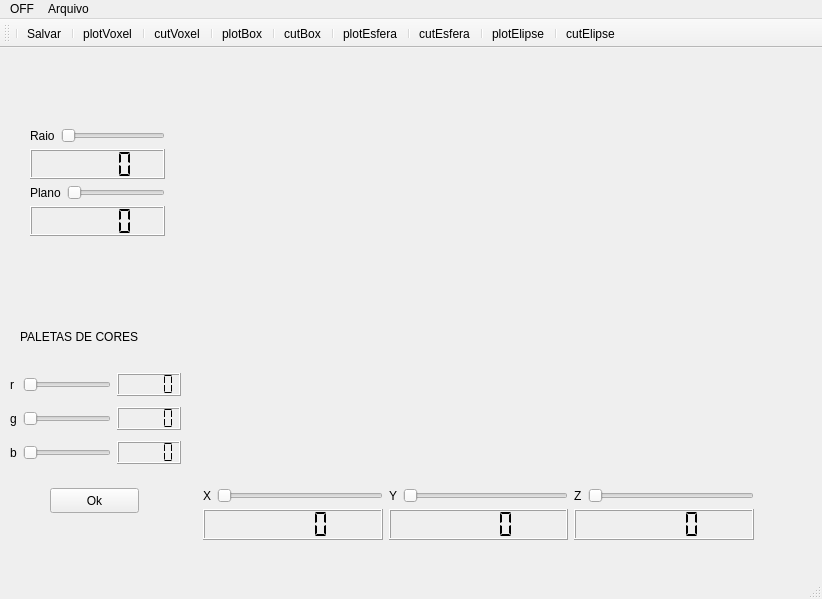
<?xml version="1.0" encoding="UTF-8"?>
<ui version="4.0">
 <class>MainWindow</class>
 <widget class="QMainWindow" name="MainWindow">
  <property name="geometry">
   <rect>
    <x>0</x>
    <y>0</y>
    <width>822</width>
    <height>599</height>
   </rect>
  </property>
  <property name="windowTitle">
   <string>MainWindow</string>
  </property>
  <widget class="QWidget" name="centralwidget">
   <widget class="QLabel" name="label_4">
    <property name="geometry">
     <rect>
      <x>20</x>
      <y>280</y>
      <width>134</width>
      <height>17</height>
     </rect>
    </property>
    <property name="text">
     <string>PALETAS DE CORES</string>
    </property>
   </widget>
   <widget class="Plotter" name="widgetTela" native="true">
    <property name="geometry">
     <rect>
      <x>200</x>
      <y>80</y>
      <width>551</width>
      <height>351</height>
     </rect>
    </property>
   </widget>
   <widget class="QWidget" name="layoutWidget">
    <property name="geometry">
     <rect>
      <x>10</x>
      <y>320</y>
      <width>171</width>
      <height>104</height>
     </rect>
    </property>
    <layout class="QGridLayout" name="gridLayout">
     <item row="1" column="1">
      <widget class="QSlider" name="horizontalSlider_G">
       <property name="maximum">
        <number>255</number>
       </property>
       <property name="orientation">
        <enum>Qt::Horizontal</enum>
       </property>
      </widget>
     </item>
     <item row="2" column="1">
      <widget class="QSlider" name="horizontalSlider_B">
       <property name="maximum">
        <number>255</number>
       </property>
       <property name="orientation">
        <enum>Qt::Horizontal</enum>
       </property>
      </widget>
     </item>
     <item row="0" column="2">
      <widget class="QLCDNumber" name="lcdNumber_5">
       <property name="segmentStyle">
        <enum>QLCDNumber::Flat</enum>
       </property>
      </widget>
     </item>
     <item row="1" column="2">
      <widget class="QLCDNumber" name="lcdNumber_6">
       <property name="segmentStyle">
        <enum>QLCDNumber::Flat</enum>
       </property>
      </widget>
     </item>
     <item row="0" column="0">
      <widget class="QLabel" name="label_6">
       <property name="text">
        <string>r</string>
       </property>
      </widget>
     </item>
     <item row="2" column="2">
      <widget class="QLCDNumber" name="lcdNumber_4">
       <property name="segmentStyle">
        <enum>QLCDNumber::Flat</enum>
       </property>
      </widget>
     </item>
     <item row="2" column="0">
      <widget class="QLabel" name="label_5">
       <property name="text">
        <string>b</string>
       </property>
      </widget>
     </item>
     <item row="1" column="0">
      <widget class="QLabel" name="label_7">
       <property name="text">
        <string>g</string>
       </property>
      </widget>
     </item>
     <item row="0" column="1">
      <widget class="QSlider" name="horizontalSlider_R">
       <property name="maximum">
        <number>255</number>
       </property>
       <property name="orientation">
        <enum>Qt::Horizontal</enum>
       </property>
      </widget>
     </item>
    </layout>
   </widget>
   <widget class="QWidget" name="layoutWidget">
    <property name="geometry">
     <rect>
      <x>30</x>
      <y>80</y>
      <width>135</width>
      <height>108</height>
     </rect>
    </property>
    <layout class="QVBoxLayout" name="verticalLayout_5">
     <item>
      <layout class="QVBoxLayout" name="verticalLayout_3">
       <item>
        <layout class="QHBoxLayout" name="horizontalLayout_5">
         <item>
          <widget class="QLabel" name="label_11">
           <property name="text">
            <string>Raio</string>
           </property>
          </widget>
         </item>
         <item>
          <widget class="QSlider" name="horizontalSlider_Raio">
           <property name="orientation">
            <enum>Qt::Horizontal</enum>
           </property>
          </widget>
         </item>
        </layout>
       </item>
       <item>
        <widget class="QLCDNumber" name="lcdNumber_10">
         <property name="segmentStyle">
          <enum>QLCDNumber::Flat</enum>
         </property>
        </widget>
       </item>
      </layout>
     </item>
     <item>
      <layout class="QVBoxLayout" name="verticalLayout_4">
       <item>
        <layout class="QHBoxLayout" name="horizontalLayout_6">
         <item>
          <widget class="QLabel" name="label_12">
           <property name="text">
            <string>Plano</string>
           </property>
          </widget>
         </item>
         <item>
          <widget class="QSlider" name="horizontalSlider_Planos">
           <property name="maximum">
            <number>40</number>
           </property>
           <property name="orientation">
            <enum>Qt::Horizontal</enum>
           </property>
          </widget>
         </item>
        </layout>
       </item>
       <item>
        <widget class="QLCDNumber" name="lcdNumber_11">
         <property name="segmentStyle">
          <enum>QLCDNumber::Flat</enum>
         </property>
        </widget>
       </item>
      </layout>
     </item>
    </layout>
   </widget>
   <widget class="QWidget" name="layoutWidget">
    <property name="geometry">
     <rect>
      <x>203</x>
      <y>440</y>
      <width>551</width>
      <height>52</height>
     </rect>
    </property>
    <layout class="QVBoxLayout" name="verticalLayout">
     <item>
      <layout class="QHBoxLayout" name="horizontalLayout">
       <item>
        <widget class="QLabel" name="label_3">
         <property name="text">
          <string>X</string>
         </property>
        </widget>
       </item>
       <item>
        <widget class="QSlider" name="horizontalSlider_X">
         <property name="orientation">
          <enum>Qt::Horizontal</enum>
         </property>
        </widget>
       </item>
       <item>
        <widget class="QLabel" name="label_2">
         <property name="text">
          <string>Y</string>
         </property>
        </widget>
       </item>
       <item>
        <widget class="QSlider" name="horizontalSlider_Y">
         <property name="orientation">
          <enum>Qt::Horizontal</enum>
         </property>
        </widget>
       </item>
       <item>
        <widget class="QLabel" name="label">
         <property name="text">
          <string>Z</string>
         </property>
        </widget>
       </item>
       <item>
        <widget class="QSlider" name="horizontalSlider_Z">
         <property name="orientation">
          <enum>Qt::Horizontal</enum>
         </property>
        </widget>
       </item>
      </layout>
     </item>
     <item>
      <layout class="QHBoxLayout" name="horizontalLayout_2">
       <item>
        <widget class="QLCDNumber" name="lcdNumber_3">
         <property name="segmentStyle">
          <enum>QLCDNumber::Flat</enum>
         </property>
        </widget>
       </item>
       <item>
        <widget class="QLCDNumber" name="lcdNumber_2">
         <property name="segmentStyle">
          <enum>QLCDNumber::Flat</enum>
         </property>
        </widget>
       </item>
       <item>
        <widget class="QLCDNumber" name="lcdNumber">
         <property name="segmentStyle">
          <enum>QLCDNumber::Flat</enum>
         </property>
        </widget>
       </item>
      </layout>
     </item>
    </layout>
   </widget>
   <widget class="QPushButton" name="AlterarCor">
    <property name="geometry">
     <rect>
      <x>50</x>
      <y>440</y>
      <width>89</width>
      <height>25</height>
     </rect>
    </property>
    <property name="text">
     <string>Ok</string>
    </property>
   </widget>
  </widget>
  <widget class="QMenuBar" name="menubar">
   <property name="geometry">
    <rect>
     <x>0</x>
     <y>0</y>
     <width>822</width>
     <height>22</height>
    </rect>
   </property>
   <widget class="QMenu" name="menuOFF">
    <property name="title">
     <string>OFF</string>
    </property>
   </widget>
   <widget class="QMenu" name="menuNovo_Desenho">
    <property name="title">
     <string>Arquivo</string>
    </property>
    <addaction name="actionNovo_Desenho"/>
    <addaction name="actionAbrir_Aquivo"/>
   </widget>
   <addaction name="menuOFF"/>
   <addaction name="menuNovo_Desenho"/>
  </widget>
  <widget class="QStatusBar" name="statusbar"/>
  <widget class="QToolBar" name="toolBar">
   <property name="windowTitle">
    <string>toolBar</string>
   </property>
   <property name="iconSize">
    <size>
     <width>40</width>
     <height>40</height>
    </size>
   </property>
   <attribute name="toolBarArea">
    <enum>TopToolBarArea</enum>
   </attribute>
   <attribute name="toolBarBreak">
    <bool>false</bool>
   </attribute>
   <addaction name="separator"/>
   <addaction name="actionSalvar"/>
   <addaction name="separator"/>
   <addaction name="actionplotVoxel"/>
   <addaction name="separator"/>
   <addaction name="actioncutVoxel"/>
   <addaction name="separator"/>
   <addaction name="actionplotBox"/>
   <addaction name="separator"/>
   <addaction name="actioncutBox"/>
   <addaction name="separator"/>
   <addaction name="actionplotEsfera"/>
   <addaction name="separator"/>
   <addaction name="actioncutEsfera"/>
   <addaction name="separator"/>
   <addaction name="actionplotElipse"/>
   <addaction name="separator"/>
   <addaction name="actioncutElipse"/>
  </widget>
  <action name="actionNovo_Desenho">
   <property name="text">
    <string>Novo Desenho</string>
   </property>
  </action>
  <action name="actionAbrir_Aquivo">
   <property name="text">
    <string>Abrir Aquivo</string>
   </property>
  </action>
  <action name="actionplotVoxel">
   <property name="icon">
    <iconset resource="recursos.qrc">
     <normaloff>:/icones/recursos/plotVox.svg</normaloff>:/icones/recursos/plotVox.svg</iconset>
   </property>
   <property name="text">
    <string>plotVoxel</string>
   </property>
  </action>
  <action name="actioncutVoxel">
   <property name="icon">
    <iconset resource="recursos.qrc">
     <normaloff>:/icones/recursos/cortVox.svg</normaloff>:/icones/recursos/cortVox.svg</iconset>
   </property>
   <property name="text">
    <string>cutVoxel</string>
   </property>
  </action>
  <action name="actionplotBox">
   <property name="icon">
    <iconset resource="recursos.qrc">
     <normaloff>:/icones/recursos/plotBox.svg</normaloff>:/icones/recursos/plotBox.svg</iconset>
   </property>
   <property name="text">
    <string>plotBox</string>
   </property>
  </action>
  <action name="actioncutBox">
   <property name="icon">
    <iconset resource="recursos.qrc">
     <normaloff>:/icones/recursos/cortBox.svg</normaloff>:/icones/recursos/cortBox.svg</iconset>
   </property>
   <property name="text">
    <string>cutBox</string>
   </property>
  </action>
  <action name="actionplotEsfera">
   <property name="icon">
    <iconset resource="recursos.qrc">
     <normaloff>:/icones/recursos/plotCirc.svg</normaloff>:/icones/recursos/plotCirc.svg</iconset>
   </property>
   <property name="text">
    <string>plotEsfera</string>
   </property>
  </action>
  <action name="actioncutEsfera">
   <property name="icon">
    <iconset resource="recursos.qrc">
     <normaloff>:/icones/recursos/cortCirc.svg</normaloff>:/icones/recursos/cortCirc.svg</iconset>
   </property>
   <property name="text">
    <string>cutEsfera</string>
   </property>
  </action>
  <action name="actionplotElipse">
   <property name="icon">
    <iconset resource="recursos.qrc">
     <normaloff>:/icones/recursos/plotElip.svg</normaloff>:/icones/recursos/plotElip.svg</iconset>
   </property>
   <property name="text">
    <string>plotElipse</string>
   </property>
  </action>
  <action name="actioncutElipse">
   <property name="icon">
    <iconset resource="recursos.qrc">
     <normaloff>:/icones/recursos/cortElip.svg</normaloff>:/icones/recursos/cortElip.svg</iconset>
   </property>
   <property name="text">
    <string>cutElipse</string>
   </property>
  </action>
  <action name="actionSalvar">
   <property name="icon">
    <iconset resource="recursos.qrc">
     <normaloff>:/icones/recursos/salvar.png</normaloff>:/icones/recursos/salvar.png</iconset>
   </property>
   <property name="text">
    <string>Salvar</string>
   </property>
  </action>
 </widget>
 <customwidgets>
  <customwidget>
   <class>Plotter</class>
   <extends>QWidget</extends>
   <header>plotter.h</header>
   <container>1</container>
   <slots>
    <slot>setVermelho(int)</slot>
    <slot>setVerde(int)</slot>
    <slot>setAzul(int)</slot>
    <slot>setTransp(int)</slot>
    <slot>alteraCor()</slot>
    <slot>mudaB(int)</slot>
    <slot>mudaG(int)</slot>
    <slot>salvaEscultor()</slot>
    <slot>executaGeomview()</slot>
    <slot>limpaEscultor()</slot>
   </slots>
  </customwidget>
 </customwidgets>
 <resources>
  <include location="recursos.qrc"/>
 </resources>
 <connections>
  <connection>
   <sender>horizontalSlider_X</sender>
   <signal>valueChanged(int)</signal>
   <receiver>lcdNumber_3</receiver>
   <slot>display(int)</slot>
   <hints>
    <hint type="sourcelabel">
     <x>260</x>
     <y>480</y>
    </hint>
    <hint type="destinationlabel">
     <x>244</x>
     <y>512</y>
    </hint>
   </hints>
  </connection>
  <connection>
   <sender>horizontalSlider_Y</sender>
   <signal>valueChanged(int)</signal>
   <receiver>lcdNumber_2</receiver>
   <slot>display(int)</slot>
   <hints>
    <hint type="sourcelabel">
     <x>406</x>
     <y>480</y>
    </hint>
    <hint type="destinationlabel">
     <x>407</x>
     <y>512</y>
    </hint>
   </hints>
  </connection>
  <connection>
   <sender>horizontalSlider_Z</sender>
   <signal>valueChanged(int)</signal>
   <receiver>lcdNumber</receiver>
   <slot>display(int)</slot>
   <hints>
    <hint type="sourcelabel">
     <x>599</x>
     <y>480</y>
    </hint>
    <hint type="destinationlabel">
     <x>512</x>
     <y>512</y>
    </hint>
   </hints>
  </connection>
  <connection>
   <sender>horizontalSlider_R</sender>
   <signal>valueChanged(int)</signal>
   <receiver>lcdNumber_5</receiver>
   <slot>display(int)</slot>
   <hints>
    <hint type="sourcelabel">
     <x>71</x>
     <y>350</y>
    </hint>
    <hint type="destinationlabel">
     <x>179</x>
     <y>365</y>
    </hint>
   </hints>
  </connection>
  <connection>
   <sender>horizontalSlider_B</sender>
   <signal>valueChanged(int)</signal>
   <receiver>lcdNumber_4</receiver>
   <slot>display(int)</slot>
   <hints>
    <hint type="sourcelabel">
     <x>71</x>
     <y>412</y>
    </hint>
    <hint type="destinationlabel">
     <x>179</x>
     <y>423</y>
    </hint>
   </hints>
  </connection>
  <connection>
   <sender>horizontalSlider_G</sender>
   <signal>valueChanged(int)</signal>
   <receiver>lcdNumber_6</receiver>
   <slot>display(int)</slot>
   <hints>
    <hint type="sourcelabel">
     <x>67</x>
     <y>379</y>
    </hint>
    <hint type="destinationlabel">
     <x>179</x>
     <y>394</y>
    </hint>
   </hints>
  </connection>
  <connection>
   <sender>horizontalSlider_Raio</sender>
   <signal>valueChanged(int)</signal>
   <receiver>lcdNumber_10</receiver>
   <slot>display(int)</slot>
   <hints>
    <hint type="sourcelabel">
     <x>736</x>
     <y>81</y>
    </hint>
    <hint type="destinationlabel">
     <x>774</x>
     <y>111</y>
    </hint>
   </hints>
  </connection>
  <connection>
   <sender>horizontalSlider_Planos</sender>
   <signal>valueChanged(int)</signal>
   <receiver>lcdNumber_11</receiver>
   <slot>display(int)</slot>
   <hints>
    <hint type="sourcelabel">
     <x>752</x>
     <y>144</y>
    </hint>
    <hint type="destinationlabel">
     <x>799</x>
     <y>159</y>
    </hint>
   </hints>
  </connection>
 </connections>
</ui>
